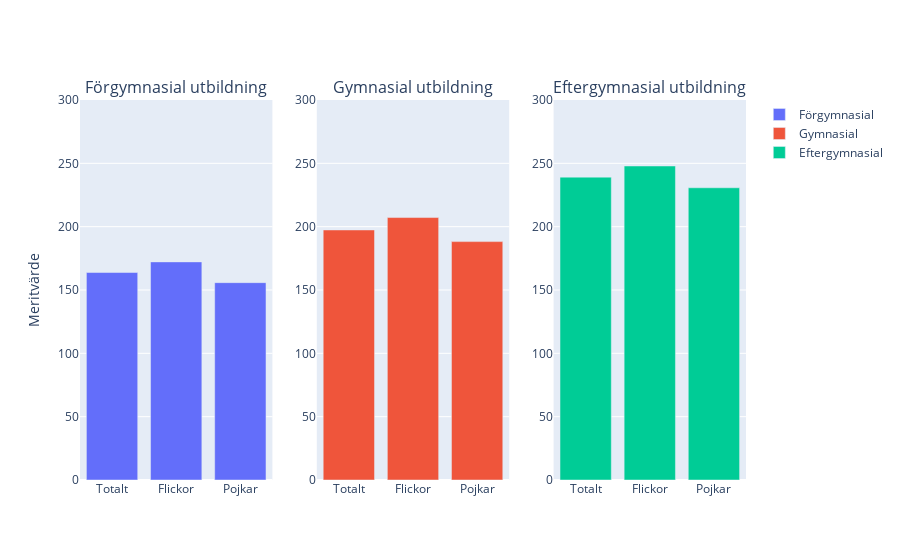

Here is the notebook cell this chart was saved with:
### Markdown cell above
c) Undersök nu andra variabler, och hur de påverkar meritvärde och andel med minst ett saknat betyg. Data finns för
läsår 22/23. Exempel kan man undersöka föräldrarnas utbildningsbakgrund. Rita lämpliga grafer.

### Code cell
from plotly.subplots import make_subplots
import plotly.graph_objects as go

# Skapa en figur för meritvärde
fig_merit = make_subplots(rows=1, cols=3, subplot_titles=('Förgymnasial utbildning', 'Gymnasial utbildning', 'Eftergymnasial utbildning'))

# Lägger till stapeldiagram för meritvärde för varje utbildningsnivå
# Förgymnasial utbildning
fig_merit.add_trace(go.Bar(x=['Totalt', 'Flickor', 'Pojkar'], y=[163.8, 172.2, 155.8], name='Förgymnasial'), row=1, col=1)
# Gymnasial utbildning
fig_merit.add_trace(go.Bar(x=['Totalt', 'Flickor', 'Pojkar'], y=[197.4, 207.2, 188.2], name='Gymnasial'), row=1, col=2)
# Eftergymnasial utbildning
fig_merit.add_trace(go.Bar(x=['Totalt', 'Flickor', 'Pojkar'], y=[239.1, 247.9, 230.7], name='Eftergymnasial'), row=1, col=3)

# Uppdatera layout för meritvärdediagrammet
fig_merit.update_yaxes(title_text='Meritvärde', range=[0, 300], row=1, col=1)
fig_merit.update_yaxes(range=[0, 300], row=1, col=2)
fig_merit.update_yaxes(range=[0, 300], row=1, col=3)
fig.show()

### Figure 1 — Plotly figure (JSON) as saved in the notebook; plotly's stock layout.template omitted (floating-point values rounded to 4 significant figures)
{"data": [{"name": "Förgymnasial", "type": "bar", "x": ["Totalt", "Flickor", "Pojkar"], "xaxis": "x", "y": [163.8, 172.2, 155.8], "yaxis": "y"}, {"name": "Gymnasial", "type": "bar", "x": ["Totalt", "Flickor", "Pojkar"], "xaxis": "x2", "y": [197.4, 207.2, 188.2], "yaxis": "y2"}, {"name": "Eftergymnasial", "type": "bar", "x": ["Totalt", "Flickor", "Pojkar"], "xaxis": "x3", "y": [239.1, 247.9, 230.7], "yaxis": "y3"}], "layout": {"annotations": [{"font": {"size": 16}, "showarrow": false, "text": "Förgymnasial utbildning", "x": 0.1444, "xanchor": "center", "xref": "paper", "y": 1, "yanchor": "bottom", "yref": "paper"}, {"font": {"size": 16}, "showarrow": false, "text": "Gymnasial utbildning", "x": 0.5, "xanchor": "center", "xref": "paper", "y": 1, "yanchor": "bottom", "yref": "paper"}, {"font": {"size": 16}, "showarrow": false, "text": "Eftergymnasial utbildning", "x": 0.8556, "xanchor": "center", "xref": "paper", "y": 1, "yanchor": "bottom", "yref": "paper"}], "xaxis": {"anchor": "y", "domain": [0, 0.2889]}, "xaxis2": {"anchor": "y2", "domain": [0.3556, 0.6444]}, "xaxis3": {"anchor": "y3", "domain": [0.7111, 1]}, "yaxis": {"anchor": "x", "domain": [0, 1], "range": [0, 300], "title": {"text": "Meritvärde"}}, "yaxis2": {"anchor": "x2", "domain": [0, 1], "range": [0, 300]}, "yaxis3": {"anchor": "x3", "domain": [0, 1], "range": [0, 300]}}}
